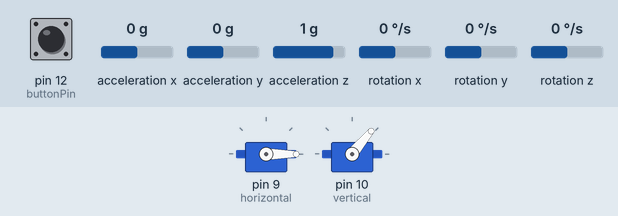
Recording of a sketch running on a simulated Arduino Uno, built with avr-gcc and run on an emulated ATmega328P. On the bench: 2 × servo. Inputs (shaded band) come from the test bench; at power-on: rotation x 0 °/s, pin 12 (buttonPin) HIGH, rotation y 0 °/s, acceleration x 0 g, acceleration y 0 g, acceleration z 1 g, rotation z 0 °/s. What the sketch prints to the serial monitor is not drawn.

Above: at 4.2 s.
4.3 s: rotation x set to 100 °/s
At 4.7 s:
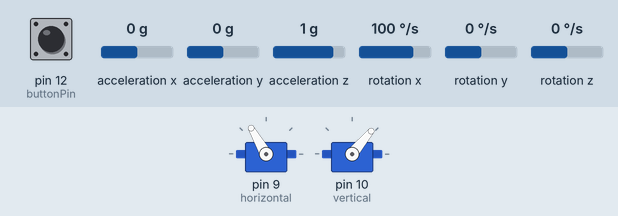
At 5.5 s:
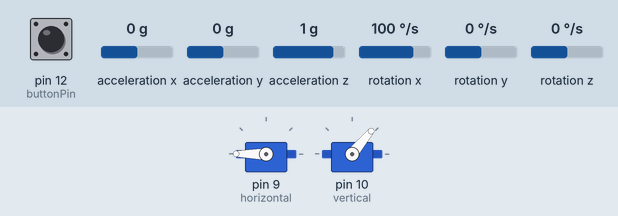
7.3 s: pin 12 (buttonPin) pulled LOW for 0.15 s
10.4 s: rotation y set to -192 °/s
13.4 s: rotation x set to -4 °/s
At 15.7 s:
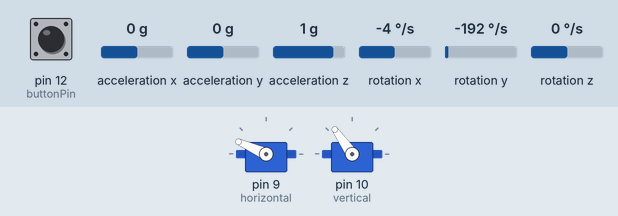
16.4 s: pin 12 (buttonPin) pulled LOW for 1 s
20.4 s: pin 12 (buttonPin) pulled LOW for 3.2 s
At 24.4 s:
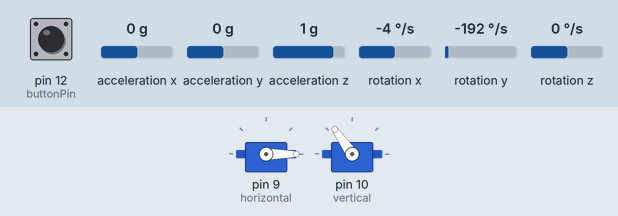
Timing chart, 0 to 25.9 s (numbered marks = the images above; inputs shaded):
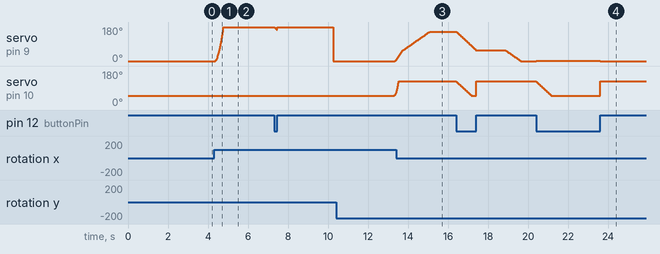

The sketch:

pid_switch.ino
```cpp
#include <Wire.h>
#include <MPU6050.h>
#include <Servo.h > // include Servo library
MPU6050 mpu;
#include <SoftwareSerial.h>
double ts = 0.05;
double kp = 0.9;
double Ti = 1;
double Td = 1;
unsigned long timer = 0;
float timeStep = 0.01;
float sudut_elevasi = 0;
float  sudut_azimuth= 0;
float pastsudut_elevasi = 0;
float pastsudut_azimuth = 0;
int hasil1;
int hasil2;
SoftwareSerial serialwifi(5, 6); // RX | TX
const int buttonPin = 12; // pin baca button
int setpointsudut_azimuth = 0;
int azimuth = 0; // 90;     // stand horizontal servo
int azimuthLimitHigh = 180;
int azimuthLimitLow = 0;

int setpointsudut_elevasi = 50;
int elevasi = 50; //   90;     // stand vertical servo
int elevasiLimitHigh = 50;
int elevasiLimitLow = 125;
Servo horizontal; // vertical servo
Servo vertical; // horizontal servo
int buttonState = 0; // variable for reading the pushbutton status
int tol = 0;
boolean a = true;
boolean b = true;
boolean nilaipid = false;
void (*resetFunc)(void) = 0;
void setup() {
  horizontal.attach(9);
  vertical.attach(10);
  horizontal.write(0);
  vertical.write(50);
  serialwifi.begin(115200);
  Serial.begin(115200);
  // initialize the pushbutton pin as an input:
  pinMode(buttonPin, INPUT_PULLUP);
  Wire.begin();
  while (!mpu.begin(MPU6050_SCALE_2000DPS, MPU6050_RANGE_2G)) {
    Serial.println("Could not find a valid MPU6050 sensor, check wiring!");
    delay(500);
  }
  // Calibrate gyroscope. The calibration must be at rest.
  // If you don't want calibrate, comment this line.
  mpu.calibrateGyro();
  delay(3000);
}


String getValue(String data, char separator, int index)
{
  int found = 0;
  int strIndex[] = {0, -1};
  int maxIndex = data.length()-1;

  for(int i=0; i<=maxIndex && found<=index; i++){
    if(data.charAt(i)==separator || i==maxIndex){
        found++;
        strIndex[0] = strIndex[1]+1;
        strIndex[1] = (i == maxIndex) ? i+1 : i;
    }
  }

  return found>index ? data.substring(strIndex[0], strIndex[1]) : "";
}
void loop() {
  // read the state of the pushbutton value:
  buttonState = digitalRead(buttonPin);

  // check if the pushbutton is pressed. If it is, the buttonState is HIGH:
  if (buttonState == HIGH) { // PID hidup
    pid();
  } else { //PID mati
    aktuator();
  }
}
void aktuator() {
  if (serialwifi.available()) {
    String a = serialwifi.readString();
    Serial.println(a);
    setpointsudut_elevasi = getValue(a, 'X', 0).toInt();
    setpointsudut_azimuth = abs(getValue(a, 'X', 1).toInt() - 180);
    Serial.print("setpint sudut_elevasi = ");
    Serial.println(setpointsudut_elevasi);
    Serial.print("setpint sudut_azimuth = ");
    Serial.println(setpointsudut_azimuth);
  }
  if (elevasi < setpointsudut_elevasi) {
    elevasi++;
  } else if (elevasi > setpointsudut_elevasi) {
    elevasi--;
  } else {
    a = false;
  }

  if (elevasi < elevasiLimitHigh) {
    elevasi = elevasiLimitHigh;
  }
  if (elevasi > elevasiLimitLow) {
    elevasi = elevasiLimitLow;
  }
  vertical.write(elevasi);
  if (azimuth < setpointsudut_azimuth) {
    azimuth++;
  } else if (azimuth > setpointsudut_azimuth) {
    azimuth--;
  } else {
    b = false;
  }
  if (azimuth < azimuthLimitLow) {
    azimuth = azimuthLimitLow;
  }
  if (azimuth > azimuthLimitHigh) {
    azimuth = azimuthLimitHigh;
  }
  horizontal.write(azimuth);
  delay(10);
}

void pid() {
  timer = millis();
  Vector norm = mpu.readNormalizeGyro();
  // hitung sudut_elevasi, sudut_azimuth
  sudut_elevasi = sudut_elevasi + norm.YAxis * timeStep;
  sudut_azimuth = sudut_azimuth + norm.XAxis * timeStep;
  if (nilaipid==false){
      setpointsudut_elevasi = sudut_elevasi + norm.YAxis * timeStep;
  setpointsudut_azimuth = sudut_azimuth + norm.XAxis * timeStep;
  nilaipid=true;
    }
  // Output raw
  Serial.print(" sudut_elevasi = ");
  Serial.print(sudut_elevasi);
  Serial.print(" sudut_azimuth = ");
  Serial.print(sudut_azimuth);
  // Wait to full timeStep period
  delay((timeStep * 1000) - (millis() - timer));
  if (sudut_elevasi < setpointsudut_elevasi - tol || sudut_elevasi > setpointsudut_elevasi + tol) { // selisih rata2 atas dgn toleransi
    hasil1 = hitungpid(sudut_elevasi, pastsudut_elevasi, setpointsudut_elevasi);
    Serial.print(" out elevasi = ");
    Serial.print(hasil1);
    pastsudut_elevasi = setpointsudut_elevasi - sudut_elevasi;
    elevasi += hasil1;
  }
  if (elevasi < elevasiLimitHigh) {
    elevasi = elevasiLimitHigh;
  }
  if (elevasi > elevasiLimitLow) {
    elevasi = elevasiLimitLow;
  }
  Serial.print(" elevasi = ");
  Serial.print(elevasi);
  vertical.write(elevasi);
  if (sudut_azimuth < setpointsudut_azimuth - tol || sudut_azimuth > setpointsudut_azimuth + tol) { // selisih rata2 atas dgn toleransi
    hasil2 = hitungpid(sudut_azimuth, pastsudut_azimuth, setpointsudut_azimuth);
    Serial.print(" out azimuth = ");
    Serial.print(hasil2);
    pastsudut_azimuth = setpointsudut_azimuth - sudut_azimuth;
    azimuth -= hasil2;
  }
  if (azimuth < azimuthLimitLow) {
    azimuth = azimuthLimitLow;
  }
  if (azimuth > azimuthLimitHigh) {
    azimuth = azimuthLimitHigh;
  }
  Serial.print(" azimuth = ");
  Serial.print(azimuth);

  horizontal.write(azimuth);
  Serial.println();
  if (sudut_elevasi > 500 || sudut_azimuth > 500)
    resetFunc();
}

int hitungpid(int feedback, int errorsebelum, int setpoint) {
  int error = setpoint - feedback;
  double errorI = (((error + errorsebelum) / 2) * ts) + errorsebelum;
  double errorD = ((error - errorsebelum) / 2) * ts;
  double outP = kp * error;
  double outI = (kp / Ti) * errorI;
  double outD = (kp * Td) * errorD;
  double outPID = outP + outI + outD;
  double presentase = (outPID / 729) * 100;
  Serial.print((String)
    " presentase = " + presentase);
  int outnya = presentase;
  return outnya;
}
```

Measured:
- after the input at 4.3 s, servo on pin 9 (horizontal): moves from 0° to 180° over 0.40 s, starting after 0.06 s
- after the input at 10.4 s, servo on pin 10 (vertical): 50° → 59° after 2.9 s
- after the input at 20.4 s, servo on pin 9 (horizontal): 0° → 2° at once, → 0° 3.2 s later
